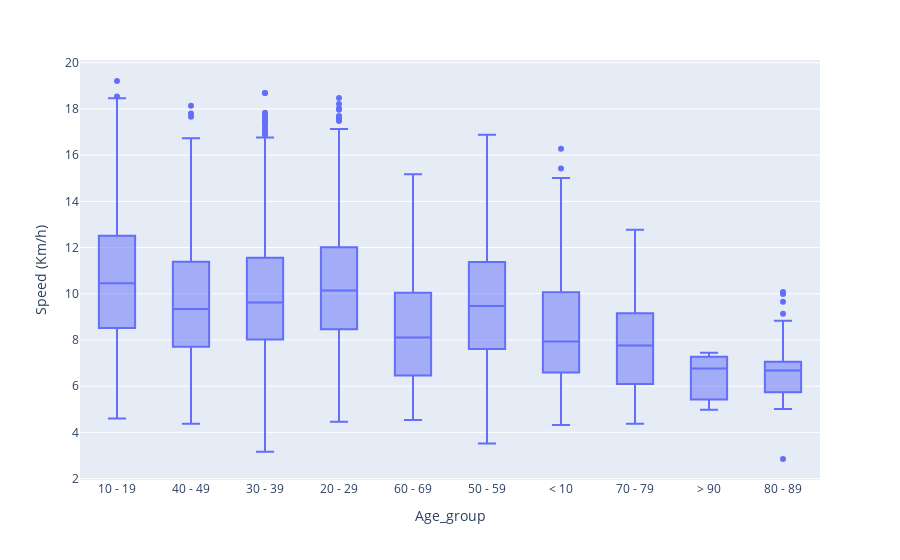

This figure's notebook cell:
### Markdown cell above
# Boxplot for Age group

### Code cell
import plotly.express as px
from IPython.display import Image
import plotly.io as pio

#Boxplot for Speed
fig = px.box(df, x="Age_group", y="Speed (Km/h)")
fig.show()

# Export the image to a BytesIO object
img_bytes_speed = pio.to_image(fig, format='png')

# Display the image in the notebook using IPython's Image class
Image(img_bytes_speed)

### Figure 1 — Plotly figure (JSON) as saved in the notebook; plotly's stock layout.template omitted (floating-point values rounded to 4 significant figures; data arrays with more than 128 entries replaced by an {"elided": "..."} marker saying what was removed)
{"data": [{"alignmentgroup": "True", "hovertemplate": "Age_group=%{x}<br>Speed (Km/h)=%{y}<extra></extra>", "legendgroup": "", "marker": {"color": "#636efa"}, "name": "", "notched": false, "offsetgroup": "", "orientation": "v", "showlegend": false, "type": "box", "x": {"elided": "4051 str values"}, "x0": " ", "xaxis": "x", "y": {"elided": "4051 float values"}, "y0": " ", "yaxis": "y"}], "layout": {"boxmode": "group", "legend": {"tracegroupgap": 0}, "margin": {"t": 60}, "xaxis": {"anchor": "y", "domain": [0, 1], "title": {"text": "Age_group"}}, "yaxis": {"anchor": "x", "domain": [0, 1], "title": {"text": "Speed (Km/h)"}}}}
